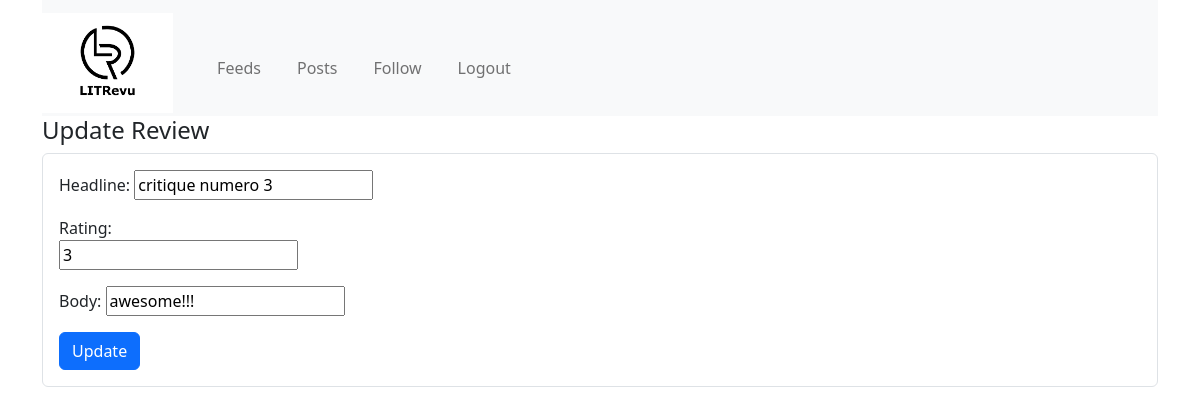
Page /review/4/update/ (signed in) on the earlier database version.
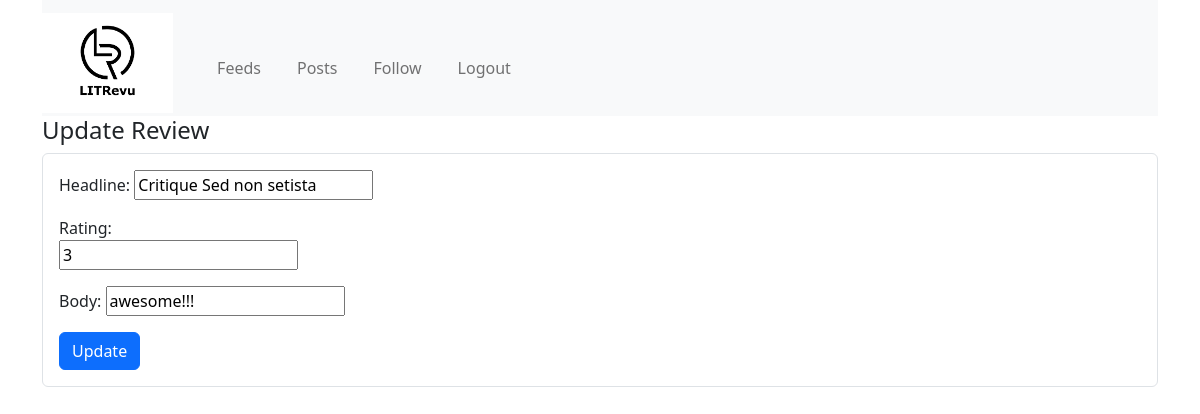
Same page on the later database version.
### app/models.py (models this page shows)
class Review(models.Model):
    ticket = models.ForeignKey(to=Ticket, on_delete=models.CASCADE)
    rating = models.PositiveSmallIntegerField(
        validators=[MinValueValidator(0), MaxValueValidator(5)])
    headline = models.CharField(max_length=128)
    body = models.CharField(max_length=8192, blank=True)
    user = models.ForeignKey(
        to=settings.AUTH_USER_MODEL, on_delete=models.CASCADE)
    time_created = models.DateTimeField(auto_now_add=True)

### app/views.py (the view, shortened to what this page needs)
# urls.py: path('review/<int:pk>/update/', ReviewUpdateView.as_view(), name='review-update'),
class ReviewUpdateView(LoginRequiredMixin, UpdateView):
    model = Review
    fields = ['headline', 'rating', 'body']
    template_name = 'review-update.html'

### app/templates/review-update.html (shortened to what this page needs)
{% extends "base.html" %}
{% block content %}
    <h4>Update Review</h4>
    <form method="post" class="border rounded p-3">
        {{ form.as_p }}
        <button type="submit" class="btn btn-primary">Update</button>
    </form>
{% endblock %}

Differences in the rows shown:
changed Review "awesome!!!": headline "critique numero 3" → "Critique Sed non setista"
